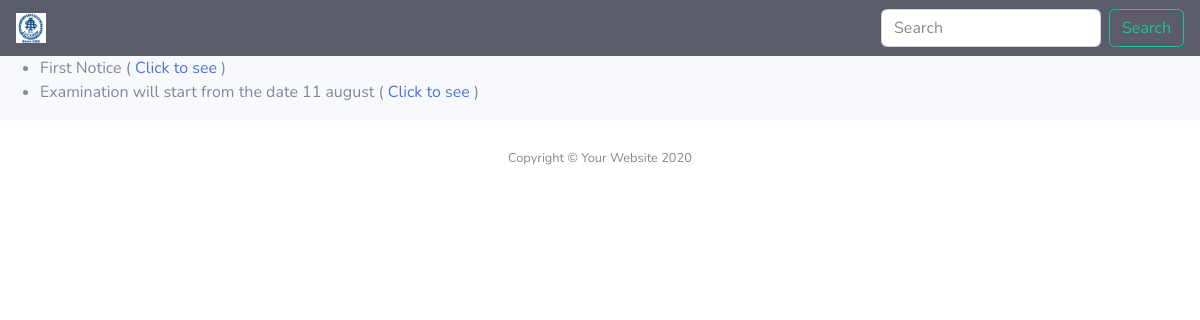
Page /admin/noticedisplay.php on the committed database.
### tables this page shows
CREATE TABLE `website_details` (
  `id` int(3) NOT NULL,
  `title` varchar(100) NOT NULL,
  `metakey` varchar(200) NOT NULL,
  `metades` varchar(200) NOT NULL,
  `logourl` varchar(200) NOT NULL
);

CREATE TABLE `notice` (
  `id` int(3) NOT NULL,
  `noticedesc` text NOT NULL,
  `attachment_url` varchar(200) NOT NULL,
  `isactive` tinyint(1) NOT NULL,
  `timestamp` timestamp NOT NULL DEFAULT CURRENT_TIMESTAMP
);

### admin/noticedisplay.php (the view, shortened to what this page needs)
<?php
include './connection.php';
?>
<!DOCTYPE html>
<html lang="en">
    <?php include './headtag.php'; ?>
    <body id="page-top">
        <div id="wrapper">
            <?php
               if($conn){
                   $sql1="SELECT * FROM `website_details`";
                   $execute1=mysqli_query($conn,$sql1);
                   if($execute1){
                       $num1= mysqli_num_rows($execute1);
                       for($i=0;$i<$num1;$i++){
                           $row1=mysqli_fetch_array($execute1);
                       }
                   }
               }
            ?>
            <div id="content-wrapper" class="d-flex flex-column">
                    <nav class="navbar navbar-dark bg-dark">
                        <a class="navbar-brand" href="#">
                            <img src="<?php  echo $row1['logourl']; ?>"  width="30" height="30" class="d-inline-block align-top">
                        </a>
                        <form class="form-inline">
                            <input class="form-control mr-sm-2" type="search" placeholder="Search" aria-label="Search">
                            <button class="btn btn-outline-success my-2 my-sm-0" type="submit">Search</button>
                        </form>
                     </nav>
                <div id="content">
                    <marquee>
                        <ul>
                                <?php
                                    $sql2 = "SELECT * FROM `notice`";
                                    $execute2 = mysqli_query($conn, $sql2);
                                    if ($execute2) {
                                        $num2 = mysqli_num_rows($execute2);
                                        for ($j = 0; $j < $num2; $j++) {
                                            $row2 = mysqli_fetch_array($execute2);
                             ?>
                            <li>
                                <?php echo $row2['noticedesc']; ?>
                                (
                                    <a href="<?php echo $row2['attachment_url']; ?>">Click to see</a>
                                )
                            </li>
                              <?php
                                    }}
                                ?>
                        </ul>
                    </marquee>
                </div>
                <footer class="sticky-footer bg-white">
                    <div class="container my-auto">
                        <div class="copyright text-center my-auto">
                            <span>Copyright &copy; Your Website 2020</span>
                        </div>
                    </div>
                </footer>
            </div>
        </div>
    </body>
</html>

### rows in the picture
website_details: logourl (picture)
notice: noticedesc "First Notice"
notice: noticedesc "Examination will start from the date 11 august"
